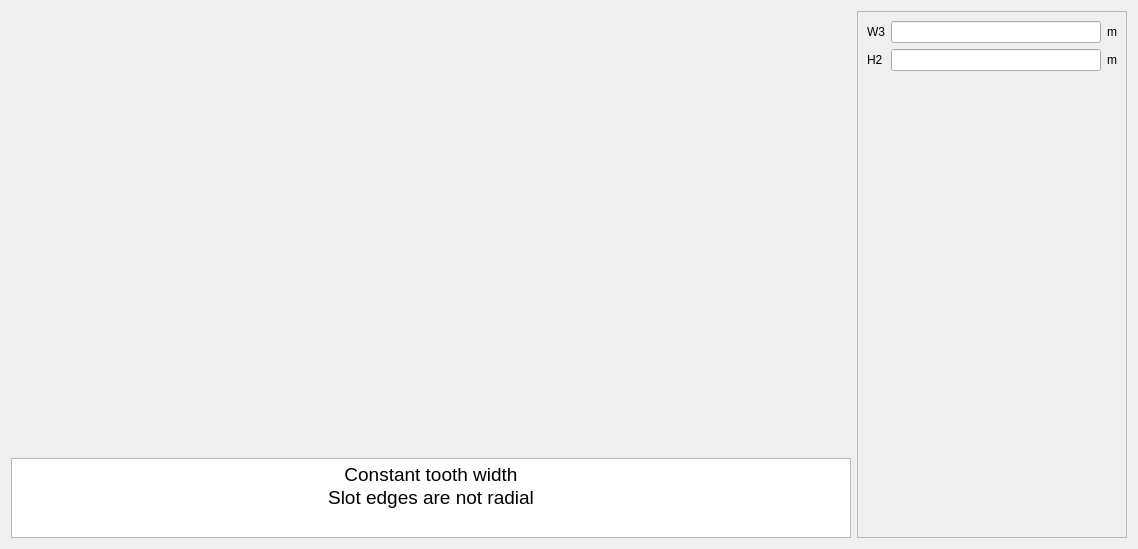
<?xml version="1.0" encoding="UTF-8"?>
<ui version="4.0">
 <class>PWSlot24</class>
 <widget class="QWidget" name="PWSlot24">
  <property name="geometry">
   <rect>
    <x>0</x>
    <y>0</y>
    <width>1138</width>
    <height>549</height>
   </rect>
  </property>
  <property name="minimumSize">
   <size>
    <width>270</width>
    <height>470</height>
   </size>
  </property>
  <property name="maximumSize">
   <size>
    <width>16777215</width>
    <height>16777215</height>
   </size>
  </property>
  <property name="windowTitle">
   <string>Form</string>
  </property>
  <layout class="QHBoxLayout" name="horizontalLayout">
   <item>
    <layout class="QVBoxLayout" name="verticalLayout_2">
     <item>
      <widget class="QLabel" name="img_slot">
       <property name="sizePolicy">
        <sizepolicy hsizetype="Expanding" vsizetype="Expanding">
         <horstretch>0</horstretch>
         <verstretch>0</verstretch>
        </sizepolicy>
       </property>
       <property name="maximumSize">
        <size>
         <width>16777215</width>
         <height>16777215</height>
        </size>
       </property>
       <property name="text">
        <string/>
       </property>
       <property name="pixmap">
        <pixmap resource="../../../../Resources/pyleecan.qrc">:/images/images/MachineSetup/WSlot/SlotW24.png</pixmap>
       </property>
       <property name="scaledContents">
        <bool>false</bool>
       </property>
       <property name="alignment">
        <set>Qt::AlignCenter</set>
       </property>
      </widget>
     </item>
     <item>
      <widget class="QTextEdit" name="textEdit">
       <property name="sizePolicy">
        <sizepolicy hsizetype="Expanding" vsizetype="Fixed">
         <horstretch>0</horstretch>
         <verstretch>0</verstretch>
        </sizepolicy>
       </property>
       <property name="maximumSize">
        <size>
         <width>16777215</width>
         <height>80</height>
        </size>
       </property>
       <property name="html">
        <string>&lt;!DOCTYPE HTML PUBLIC &quot;-//W3C//DTD HTML 4.0//EN&quot; &quot;http://www.w3.org/TR/REC-html40/strict.dtd&quot;&gt;
&lt;html&gt;&lt;head&gt;&lt;meta name=&quot;qrichtext&quot; content=&quot;1&quot; /&gt;&lt;style type=&quot;text/css&quot;&gt;
p, li { white-space: pre-wrap; }
&lt;/style&gt;&lt;/head&gt;&lt;body style=&quot; font-family:'MS Shell Dlg 2'; font-size:7.8pt; font-weight:400; font-style:normal;&quot;&gt;
&lt;p align=&quot;center&quot; style=&quot; margin-top:0px; margin-bottom:0px; margin-left:0px; margin-right:0px; -qt-block-indent:0; text-indent:0px;&quot;&gt;&lt;span style=&quot; font-size:14pt;&quot;&gt;Constant tooth width&lt;/span&gt;&lt;/p&gt;
&lt;p align=&quot;center&quot; style=&quot; margin-top:0px; margin-bottom:0px; margin-left:0px; margin-right:0px; -qt-block-indent:0; text-indent:0px;&quot;&gt;&lt;span style=&quot; font-size:14pt;&quot;&gt;Slot edges are not radial&lt;/span&gt;&lt;/p&gt;&lt;/body&gt;&lt;/html&gt;</string>
       </property>
      </widget>
     </item>
    </layout>
   </item>
   <item>
    <widget class="QScrollArea" name="scrollArea">
     <property name="minimumSize">
      <size>
       <width>270</width>
       <height>0</height>
      </size>
     </property>
     <property name="maximumSize">
      <size>
       <width>270</width>
       <height>16777215</height>
      </size>
     </property>
     <property name="widgetResizable">
      <bool>true</bool>
     </property>
     <widget class="QWidget" name="scrollAreaWidgetContents">
      <property name="geometry">
       <rect>
        <x>0</x>
        <y>0</y>
        <width>268</width>
        <height>525</height>
       </rect>
      </property>
      <layout class="QVBoxLayout" name="verticalLayout">
       <item>
        <layout class="QGridLayout" name="gridLayout">
         <item row="0" column="0">
          <widget class="QLabel" name="in_W3">
           <property name="text">
            <string>W3</string>
           </property>
          </widget>
         </item>
         <item row="0" column="1">
          <widget class="FloatEdit" name="lf_W3"/>
         </item>
         <item row="0" column="2">
          <widget class="QLabel" name="unit_W3">
           <property name="text">
            <string>m</string>
           </property>
          </widget>
         </item>
         <item row="1" column="0">
          <widget class="QLabel" name="in_H2">
           <property name="text">
            <string>H2</string>
           </property>
          </widget>
         </item>
         <item row="1" column="1">
          <widget class="FloatEdit" name="lf_H2"/>
         </item>
         <item row="1" column="2">
          <widget class="QLabel" name="unit_H2">
           <property name="text">
            <string>m</string>
           </property>
          </widget>
         </item>
        </layout>
       </item>
       <item>
        <spacer name="verticalSpacer">
         <property name="orientation">
          <enum>Qt::Vertical</enum>
         </property>
         <property name="sizeHint" stdset="0">
          <size>
           <width>20</width>
           <height>40</height>
          </size>
         </property>
        </spacer>
       </item>
       <item>
        <widget class="WWSlotOut" name="w_out" native="true"/>
       </item>
      </layout>
     </widget>
    </widget>
   </item>
  </layout>
 </widget>
 <customwidgets>
  <customwidget>
   <class>FloatEdit</class>
   <extends>QLineEdit</extends>
   <header>......GUI/Tools/FloatEdit.h</header>
  </customwidget>
  <customwidget>
   <class>WWSlotOut</class>
   <extends>QWidget</extends>
   <header>......GUI.Dialog.DMachineSetup.SWSlot.WWSlotOut.WWSlotOut.h</header>
   <container>1</container>
  </customwidget>
 </customwidgets>
 <resources>
  <include location="../../../../Resources/pyleecan.qrc"/>
  <include location="../../../../Resources/pyleecan.qrc"/>
  <include location="../../../../Resources/pyleecan.qrc"/>
 </resources>
 <connections/>
</ui>
